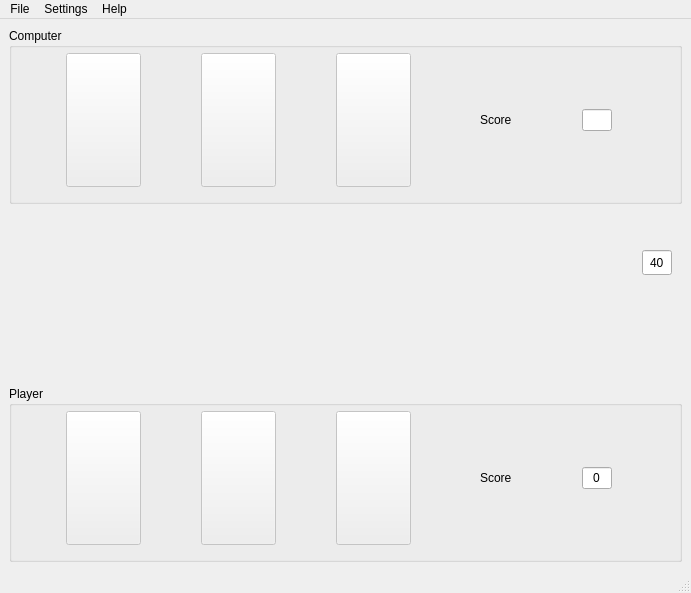
<?xml version="1.0" encoding="UTF-8"?>
<ui version="4.0">
 <class>Finestra</class>
 <widget class="QMainWindow" name="Finestra">
  <property name="geometry">
   <rect>
    <x>0</x>
    <y>0</y>
    <width>691</width>
    <height>593</height>
   </rect>
  </property>
  <property name="windowTitle">
   <string>QBriscola</string>
  </property>
  <property name="windowIcon">
   <iconset resource="../resources/QBriscola.qrc">
    <normaloff>:/icons/qbriscola.png</normaloff>:/icons/qbriscola.png</iconset>
  </property>
  <property name="dockNestingEnabled">
   <bool>true</bool>
  </property>
  <widget class="QWidget" name="centralwidget">
   <layout class="QGridLayout" name="gridLayout">
    <item row="0" column="0" colspan="6">
     <widget class="QGroupBox" name="groupBoxG2">
      <property name="title">
       <string>Computer</string>
      </property>
      <property name="flat">
       <bool>true</bool>
      </property>
      <layout class="QGridLayout" name="gridLayout_2">
       <property name="leftMargin">
        <number>0</number>
       </property>
       <property name="topMargin">
        <number>0</number>
       </property>
       <property name="rightMargin">
        <number>0</number>
       </property>
       <item row="0" column="0">
        <widget class="QPushButton" name="pushButtonG2C1">
         <property name="enabled">
          <bool>false</bool>
         </property>
         <property name="minimumSize">
          <size>
           <width>75</width>
           <height>134</height>
          </size>
         </property>
         <property name="maximumSize">
          <size>
           <width>75</width>
           <height>134</height>
          </size>
         </property>
         <property name="text">
          <string/>
         </property>
         <property name="icon">
          <iconset resource="../resources/QBriscola.qrc">
           <normaloff>:/mazzi/pia/dietro.png</normaloff>:/mazzi/pia/dietro.png</iconset>
         </property>
         <property name="iconSize">
          <size>
           <width>75</width>
           <height>134</height>
          </size>
         </property>
        </widget>
       </item>
       <item row="0" column="1">
        <widget class="QPushButton" name="pushButtonG2C2">
         <property name="enabled">
          <bool>false</bool>
         </property>
         <property name="minimumSize">
          <size>
           <width>75</width>
           <height>134</height>
          </size>
         </property>
         <property name="maximumSize">
          <size>
           <width>75</width>
           <height>134</height>
          </size>
         </property>
         <property name="text">
          <string/>
         </property>
         <property name="icon">
          <iconset resource="../resources/QBriscola.qrc">
           <normaloff>:/mazzi/pia/dietro.png</normaloff>:/mazzi/pia/dietro.png</iconset>
         </property>
         <property name="iconSize">
          <size>
           <width>75</width>
           <height>134</height>
          </size>
         </property>
        </widget>
       </item>
       <item row="0" column="2">
        <widget class="QPushButton" name="pushButtonG2C3">
         <property name="enabled">
          <bool>false</bool>
         </property>
         <property name="minimumSize">
          <size>
           <width>75</width>
           <height>134</height>
          </size>
         </property>
         <property name="maximumSize">
          <size>
           <width>75</width>
           <height>134</height>
          </size>
         </property>
         <property name="text">
          <string/>
         </property>
         <property name="icon">
          <iconset resource="../resources/QBriscola.qrc">
           <normaloff>:/mazzi/pia/dietro.png</normaloff>:/mazzi/pia/dietro.png</iconset>
         </property>
         <property name="iconSize">
          <size>
           <width>75</width>
           <height>134</height>
          </size>
         </property>
        </widget>
       </item>
       <item row="0" column="3">
        <widget class="QWidget" name="widget_2" native="true">
         <property name="maximumSize">
          <size>
           <width>150</width>
           <height>16777215</height>
          </size>
         </property>
         <layout class="QGridLayout" name="gridLayout_3">
          <item row="0" column="0">
           <widget class="QLabel" name="label_6">
            <property name="text">
             <string>Score</string>
            </property>
            <property name="buddy">
             <cstring>lineEditPuntiG2</cstring>
            </property>
           </widget>
          </item>
          <item row="0" column="1">
           <widget class="QLineEdit" name="lineEditPuntiG2">
            <property name="enabled">
             <bool>true</bool>
            </property>
            <property name="minimumSize">
             <size>
              <width>30</width>
              <height>0</height>
             </size>
            </property>
            <property name="maximumSize">
             <size>
              <width>30</width>
              <height>16777215</height>
             </size>
            </property>
            <property name="cursor">
             <cursorShape>ArrowCursor</cursorShape>
            </property>
            <property name="text">
             <string/>
            </property>
            <property name="cursorPosition">
             <number>0</number>
            </property>
            <property name="alignment">
             <set>Qt::AlignCenter</set>
            </property>
            <property name="readOnly">
             <bool>true</bool>
            </property>
           </widget>
          </item>
         </layout>
        </widget>
       </item>
      </layout>
     </widget>
    </item>
    <item row="1" column="0">
     <spacer name="horizontalSpacer">
      <property name="orientation">
       <enum>Qt::Horizontal</enum>
      </property>
      <property name="sizeHint" stdset="0">
       <size>
        <width>156</width>
        <height>20</height>
       </size>
      </property>
     </spacer>
    </item>
    <item row="1" column="1">
     <widget class="QLabel" name="labelG2">
      <property name="minimumSize">
       <size>
        <width>75</width>
        <height>160</height>
       </size>
      </property>
      <property name="maximumSize">
       <size>
        <width>16777215</width>
        <height>160</height>
       </size>
      </property>
      <property name="text">
       <string/>
      </property>
      <property name="pixmap">
       <pixmap resource="../resources/QBriscola.qrc">:/icons/null.png</pixmap>
      </property>
      <property name="alignment">
       <set>Qt::AlignHCenter|Qt::AlignTop</set>
      </property>
     </widget>
    </item>
    <item row="1" column="3">
     <widget class="QLabel" name="labelG1">
      <property name="minimumSize">
       <size>
        <width>75</width>
        <height>160</height>
       </size>
      </property>
      <property name="maximumSize">
       <size>
        <width>16777215</width>
        <height>160</height>
       </size>
      </property>
      <property name="text">
       <string/>
      </property>
      <property name="pixmap">
       <pixmap resource="../resources/QBriscola.qrc">:/icons/null.png</pixmap>
      </property>
      <property name="alignment">
       <set>Qt::AlignBottom|Qt::AlignHCenter</set>
      </property>
     </widget>
    </item>
    <item row="1" column="4">
     <spacer name="horizontalSpacer_2">
      <property name="orientation">
       <enum>Qt::Horizontal</enum>
      </property>
      <property name="sizeHint" stdset="0">
       <size>
        <width>156</width>
        <height>20</height>
       </size>
      </property>
     </spacer>
    </item>
    <item row="1" column="5">
     <widget class="QWidget" name="widget" native="true">
      <property name="minimumSize">
       <size>
        <width>170</width>
        <height>170</height>
       </size>
      </property>
      <property name="maximumSize">
       <size>
        <width>170</width>
        <height>170</height>
       </size>
      </property>
      <widget class="QLabel" name="labelBr">
       <property name="geometry">
        <rect>
         <x>40</x>
         <y>0</y>
         <width>75</width>
         <height>134</height>
        </rect>
       </property>
       <property name="minimumSize">
        <size>
         <width>75</width>
         <height>134</height>
        </size>
       </property>
       <property name="maximumSize">
        <size>
         <width>75</width>
         <height>134</height>
        </size>
       </property>
       <property name="text">
        <string/>
       </property>
       <property name="pixmap">
        <pixmap resource="../resources/QBriscola.qrc">:/icons/null.png</pixmap>
       </property>
      </widget>
      <widget class="QLabel" name="labelUltima">
       <property name="geometry">
        <rect>
         <x>10</x>
         <y>70</y>
         <width>134</width>
         <height>75</height>
        </rect>
       </property>
       <property name="minimumSize">
        <size>
         <width>134</width>
         <height>75</height>
        </size>
       </property>
       <property name="maximumSize">
        <size>
         <width>134</width>
         <height>75</height>
        </size>
       </property>
       <property name="text">
        <string/>
       </property>
       <property name="pixmap">
        <pixmap resource="../resources/QBriscola.qrc">:/mazzi/pia/mazzo.png</pixmap>
       </property>
      </widget>
      <widget class="QLineEdit" name="lineEditCar">
       <property name="enabled">
        <bool>true</bool>
       </property>
       <property name="geometry">
        <rect>
         <x>130</x>
         <y>40</y>
         <width>30</width>
         <height>25</height>
        </rect>
       </property>
       <property name="minimumSize">
        <size>
         <width>30</width>
         <height>0</height>
        </size>
       </property>
       <property name="maximumSize">
        <size>
         <width>30</width>
         <height>16777215</height>
        </size>
       </property>
       <property name="cursor">
        <cursorShape>ArrowCursor</cursorShape>
       </property>
       <property name="text">
        <string>40</string>
       </property>
       <property name="cursorPosition">
        <number>0</number>
       </property>
       <property name="alignment">
        <set>Qt::AlignCenter</set>
       </property>
       <property name="readOnly">
        <bool>true</bool>
       </property>
      </widget>
     </widget>
    </item>
    <item row="2" column="0" colspan="6">
     <widget class="QGroupBox" name="groupBoxG1">
      <property name="title">
       <string>Player</string>
      </property>
      <property name="flat">
       <bool>true</bool>
      </property>
      <layout class="QGridLayout" name="gridLayout_5">
       <property name="leftMargin">
        <number>0</number>
       </property>
       <property name="topMargin">
        <number>0</number>
       </property>
       <property name="rightMargin">
        <number>0</number>
       </property>
       <item row="0" column="0">
        <widget class="QPushButton" name="pushButtonG1C1">
         <property name="enabled">
          <bool>false</bool>
         </property>
         <property name="minimumSize">
          <size>
           <width>75</width>
           <height>134</height>
          </size>
         </property>
         <property name="maximumSize">
          <size>
           <width>75</width>
           <height>134</height>
          </size>
         </property>
         <property name="text">
          <string/>
         </property>
         <property name="icon">
          <iconset resource="../resources/QBriscola.qrc">
           <normaloff>:/mazzi/pia/dietro.png</normaloff>:/mazzi/pia/dietro.png</iconset>
         </property>
         <property name="iconSize">
          <size>
           <width>75</width>
           <height>134</height>
          </size>
         </property>
        </widget>
       </item>
       <item row="0" column="1">
        <widget class="QPushButton" name="pushButtonG1C2">
         <property name="enabled">
          <bool>false</bool>
         </property>
         <property name="minimumSize">
          <size>
           <width>75</width>
           <height>134</height>
          </size>
         </property>
         <property name="maximumSize">
          <size>
           <width>75</width>
           <height>134</height>
          </size>
         </property>
         <property name="text">
          <string/>
         </property>
         <property name="icon">
          <iconset resource="../resources/QBriscola.qrc">
           <normaloff>:/mazzi/pia/dietro.png</normaloff>:/mazzi/pia/dietro.png</iconset>
         </property>
         <property name="iconSize">
          <size>
           <width>75</width>
           <height>134</height>
          </size>
         </property>
        </widget>
       </item>
       <item row="0" column="2">
        <widget class="QPushButton" name="pushButtonG1C3">
         <property name="enabled">
          <bool>false</bool>
         </property>
         <property name="minimumSize">
          <size>
           <width>75</width>
           <height>134</height>
          </size>
         </property>
         <property name="maximumSize">
          <size>
           <width>75</width>
           <height>134</height>
          </size>
         </property>
         <property name="text">
          <string/>
         </property>
         <property name="icon">
          <iconset resource="../resources/QBriscola.qrc">
           <normaloff>:/mazzi/pia/dietro.png</normaloff>:/mazzi/pia/dietro.png</iconset>
         </property>
         <property name="iconSize">
          <size>
           <width>75</width>
           <height>134</height>
          </size>
         </property>
        </widget>
       </item>
       <item row="0" column="3">
        <widget class="QWidget" name="widget_3" native="true">
         <property name="maximumSize">
          <size>
           <width>150</width>
           <height>16777215</height>
          </size>
         </property>
         <layout class="QGridLayout" name="gridLayout_4">
          <item row="0" column="0">
           <widget class="QLabel" name="label_7">
            <property name="text">
             <string>Score</string>
            </property>
            <property name="buddy">
             <cstring>lineEditPuntiG1</cstring>
            </property>
           </widget>
          </item>
          <item row="0" column="1">
           <widget class="QLineEdit" name="lineEditPuntiG1">
            <property name="enabled">
             <bool>true</bool>
            </property>
            <property name="minimumSize">
             <size>
              <width>30</width>
              <height>0</height>
             </size>
            </property>
            <property name="maximumSize">
             <size>
              <width>30</width>
              <height>16777215</height>
             </size>
            </property>
            <property name="cursor">
             <cursorShape>ArrowCursor</cursorShape>
            </property>
            <property name="text">
             <string>0</string>
            </property>
            <property name="cursorPosition">
             <number>0</number>
            </property>
            <property name="alignment">
             <set>Qt::AlignCenter</set>
            </property>
            <property name="readOnly">
             <bool>true</bool>
            </property>
           </widget>
          </item>
         </layout>
        </widget>
       </item>
      </layout>
     </widget>
    </item>
    <item row="1" column="2">
     <spacer name="horizontalSpacer_3">
      <property name="orientation">
       <enum>Qt::Horizontal</enum>
      </property>
      <property name="sizeHint" stdset="0">
       <size>
        <width>40</width>
        <height>20</height>
       </size>
      </property>
     </spacer>
    </item>
   </layout>
  </widget>
  <widget class="QStatusBar" name="statusbar"/>
  <widget class="QMenuBar" name="menubar">
   <property name="geometry">
    <rect>
     <x>0</x>
     <y>0</y>
     <width>691</width>
     <height>24</height>
    </rect>
   </property>
   <widget class="QMenu" name="menuFile">
    <property name="title">
     <string>File</string>
    </property>
    <addaction name="actionEsci"/>
   </widget>
   <widget class="QMenu" name="menuHelp">
    <property name="title">
     <string>Help</string>
    </property>
    <addaction name="actionAbout"/>
   </widget>
   <widget class="QMenu" name="menuVisualizza">
    <property name="title">
     <string>Settings</string>
    </property>
    <addaction name="actionStatistiche"/>
    <addaction name="actionConfigura"/>
   </widget>
   <addaction name="menuFile"/>
   <addaction name="menuVisualizza"/>
   <addaction name="menuHelp"/>
  </widget>
  <action name="actionEsci">
   <property name="icon">
    <iconset resource="../resources/QBriscola.qrc">
     <normaloff>:/icons/esci.png</normaloff>:/icons/esci.png</iconset>
   </property>
   <property name="text">
    <string>Exit</string>
   </property>
   <property name="shortcut">
    <string>Ctrl+Q</string>
   </property>
  </action>
  <action name="actionAbout">
   <property name="icon">
    <iconset resource="../resources/QBriscola.qrc">
     <normaloff>:/icons/qbriscola.png</normaloff>:/icons/qbriscola.png</iconset>
   </property>
   <property name="text">
    <string>About</string>
   </property>
   <property name="shortcut">
    <string>Ctrl+A</string>
   </property>
  </action>
  <action name="actionStatistiche">
   <property name="icon">
    <iconset resource="../resources/QBriscola.qrc">
     <normaloff>:/icons/statistiche.png</normaloff>:/icons/statistiche.png</iconset>
   </property>
   <property name="text">
    <string>Statistics</string>
   </property>
   <property name="shortcut">
    <string>Ctrl+S</string>
   </property>
  </action>
  <action name="actionConfigura">
   <property name="icon">
    <iconset resource="../resources/QBriscola.qrc">
     <normaloff>:/icons/configura.png</normaloff>:/icons/configura.png</iconset>
   </property>
   <property name="text">
    <string>Configure</string>
   </property>
   <property name="shortcut">
    <string>Ctrl+C</string>
   </property>
  </action>
 </widget>
 <tabstops>
  <tabstop>lineEditCar</tabstop>
  <tabstop>lineEditPuntiG1</tabstop>
  <tabstop>lineEditPuntiG2</tabstop>
  <tabstop>pushButtonG2C1</tabstop>
  <tabstop>pushButtonG2C2</tabstop>
  <tabstop>pushButtonG2C3</tabstop>
  <tabstop>pushButtonG1C1</tabstop>
  <tabstop>pushButtonG1C2</tabstop>
  <tabstop>pushButtonG1C3</tabstop>
 </tabstops>
 <resources>
  <include location="../resources/QBriscola.qrc"/>
 </resources>
 <connections/>
</ui>
